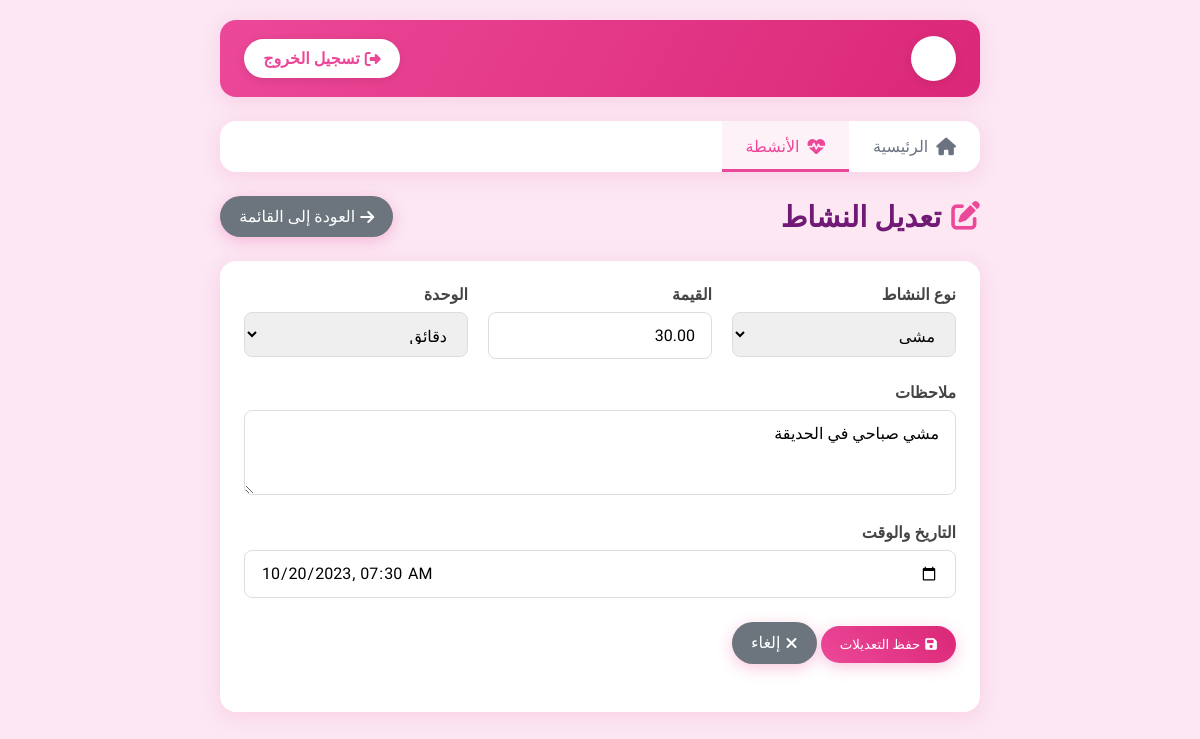
The app's page /edit_activity.php?id=1 (signed in) with its own data.
### tables this page shows
CREATE TABLE IF NOT EXISTS health_logs (
    id INT AUTO_INCREMENT PRIMARY KEY,
    activity_type ENUM('walk', 'run', 'gym', 'yoga', 'meditation', 'water', 'sleep', 'weight', 'reading', 'learning') NOT NULL,
    value DECIMAL(10,2) NOT NULL,
    unit ENUM('minutes', 'hours', 'km', 'cups', 'kg', 'pages') DEFAULT 'minutes',
    notes TEXT,
    date TIMESTAMP DEFAULT CURRENT_TIMESTAMP,
    created_at TIMESTAMP DEFAULT CURRENT_TIMESTAMP
);

### edit_activity.php (the view, shortened to what this page needs)
<?php
include "config.php";
$id = $_GET['id'];
$sql = "SELECT * FROM health_logs WHERE id = $id";
$result = mysqli_query($conn, $sql);
$activity = mysqli_fetch_assoc($result);
?>
<!DOCTYPE html>
<html lang="ar" dir="rtl">
<head>
    <link rel="stylesheet" href="https://cdnjs.cloudflare.com/ajax/libs/font-awesome/6.4.0/css/all.min.css">
</head>
<body>
    <div class="container">
        <div class="topbar">
            <div class="user-info">
                <div class="avatar"><?php echo substr($_SESSION["username"], 0, 1); ?></div>
            </div>
            <a href="logout.php" class="logout-btn"><i class="fas fa-sign-out-alt"></i> تسجيل الخروج</a>
        </div>
        <div class="nav">
            <a href="index.php"><i class="fas fa-home"></i> الرئيسية</a>
            <a href="activities.php" class="active"><i class="fas fa-heartbeat"></i> الأنشطة</a>
        </div>
        <div class="page-header">
            <h1 class="page-title"><i class="fas fa-edit"></i> تعديل النشاط</h1>
            <a href="activities.php" class="btn btn-secondary"><i class="fas fa-arrow-right"></i> العودة إلى القائمة</a>
        </div>
        <div class="form-container">
            <form method="post">
                <div class="form-row">
                    <div class="form-col">
                        <div class="form-group">
                            <label for="activity_type">نوع النشاط</label>
                            <select class="form-control" id="activity_type" name="activity_type" required>
                                <option value="walk" <?php echo $activity['activity_type'] == 'walk' ? 'selected' : ''; ?>>مشي</option>
                            </select>
                        </div>
                    </div>
                    <div class="form-col">
                        <div class="form-group">
                            <label for="value">القيمة</label>
                            <input type="number" step="0.01" class="form-control" id="value" name="value" value="<?php echo $activity['value']; ?>" required>
                        </div>
                    </div>
                    <div class="form-col">
                        <div class="form-group">
                            <label for="unit">الوحدة</label>
                            <select class="form-control" id="unit" name="unit" required>
                                <option value="minutes" <?php echo $activity['unit'] == 'minutes' ? 'selected' : ''; ?>>دقائق</option>
                            </select>
                        </div>
                    </div>
                </div>
                <div class="form-group">
                    <label for="notes">ملاحظات</label>
                    <textarea class="form-control" id="notes" name="notes" rows="3"><?php echo $activity['notes']; ?></textarea>
                </div>
                <div class="form-group">
                    <label for="date">التاريخ والوقت</label>
                    <input type="datetime-local" class="form-control" id="date" name="date" value="<?php echo date('Y-m-d\TH:i', strtotime($activity['date'])); ?>" required>
                </div>
                <div class="form-group">
                    <button type="submit" class="btn btn-primary"><i class="fas fa-save"></i> حفظ التعديلات</button>
                    <a href="activities.php" class="btn btn-secondary"><i class="fas fa-times"></i> إلغاء</a>
                </div>
            </form>
        </div>
    </div>
</body>
</html>

### edit_activity.php (style rules this page uses)
:root { --primary: #EC4899; --secondary: #DB2777; --accent: #F472B6; --success: #10B981; --info: #8B5CF6; --warning: #F59E0B; --light: #FDF2F8; --dark: #701A75; --background: #FCE7F3; --card-shadow: 0 4px 20px rgba(236, 72, 153, 0.15); --hover-shadow: 0 10px 25px rgba(236, 72, 153, 0.25); }
* { margin: 0; padding: 0; box-sizing: border-box; font-family: 'Tajawal', sans-serif; }
body { background-color: var(--background); color: #333; min-height: 100vh; }
.container { max-width: 800px; margin: 0 auto; padding: 20px; }
.topbar { background: linear-gradient(120deg, var(--primary), var(--secondary)); border-radius: 16px; padding: 1rem 1.5rem; margin-bottom: 1.5rem; display: flex; justify-content: space-between; align-items: center; box-shadow: var(--card-shadow); color: white; animation: fadeInDown 0.8s ease; }
.user-info { display: flex; align-items: center; }
.user-info .avatar { width: 45px; height: 45px; background-color: white; border-radius: 50%; display: flex; align-items: center; justify-content: center; color: var(--primary); margin-left: 10px; font-weight: bold; font-size: 1.2rem; box-shadow: 0 2px 10px rgba(0,0,0,0.1); }
.logout-btn { background-color: white; color: var(--primary); padding: 0.6rem 1.2rem; border-radius: 30px; text-decoration: none; display: flex; align-items: center; transition: all 0.3s; font-weight: 600; box-shadow: 0 2px 10px rgba(0,0,0,0.1); }
.logout-btn i { margin-left: 5px; }
.nav { display: flex; background: white; border-radius: 16px; margin-bottom: 1.5rem; box-shadow: var(--card-shadow); overflow: hidden; animation: fadeIn 0.8s ease 0.2s both; }
.nav a { padding: 1rem 1.5rem; text-decoration: none; color: #6B7280; font-weight: 500; transition: all 0.3s; display: flex; align-items: center; position: relative; overflow: hidden; }
.nav a:before { content: ''; position: absolute; bottom: 0; left: 0; width: 0; height: 3px; background: var(--primary); transition: all 0.3s; }
.nav a:hover, .nav a.active { color: var(--primary); background-color: var(--light); }
.nav a:hover:before, .nav a.active:before { width: 100%; }
.nav a i { margin-left: 8px; font-size: 1.1rem; }
.page-header { display: flex; justify-content: space-between; align-items: center; margin-bottom: 1.5rem; animation: fadeIn 0.8s ease 0.4s both; }
.page-title { font-size: 1.8rem; color: var(--dark); display: flex; align-items: center; }
.page-title i { margin-left: 10px; color: var(--primary); }
.btn { padding: 0.7rem 1.2rem; border-radius: 30px; text-decoration: none; display: inline-flex; align-items: center; transition: all 0.3s; font-weight: 500; border: none; cursor: pointer; box-shadow: 0 4px 15px rgba(236, 72, 153, 0.3); }
.btn-primary { background: linear-gradient(45deg, var(--primary), var(--secondary)); color: white; }
.btn-secondary { background: #6c757d; color: white; }
.btn i { margin-left: 5px; }
.form-container { background-color: white; border-radius: 16px; padding: 1.5rem; box-shadow: var(--card-shadow); margin-bottom: 1.5rem; animation: fadeIn 0.8s ease 0.6s both; }
.form-group { margin-bottom: 1.5rem; }
.form-group label { display: block; margin-bottom: 0.5rem; font-weight: 600; color: #444; }
.form-control { width: 100%; padding: 0.8rem 1rem; border: 1px solid #ddd; border-radius: 8px; font-size: 1rem; transition: all 0.3s; }
.form-row { display: flex; flex-wrap: wrap; margin-right: -10px; margin-left: -10px; }
.form-col { flex: 1 0 0%; padding: 0 10px; }
select.form-control { height: 45px; }

### records on screen
health_logs: activity_type "مشي", value "30.00", unit "دقائق", notes "مشي صباحي في الحديقة", date "10/20/2023 07:30"
